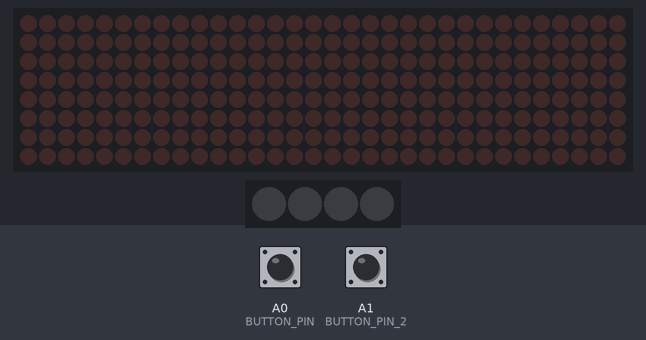
Recording of a sketch running on a simulated Arduino Uno, built with avr-gcc and run on an emulated ATmega328P. Parts: 32×8 LED matrix, 4 RGB LEDs in strip order, left to right. Inputs (shaded band) come from the test bench; at power-on: A1 (BUTTON_PIN_2) HIGH, A0 (BUTTON_PIN) HIGH.

Above: at 1.2 s.
1.3 s: A1 (BUTTON_PIN_2) pulled LOW for 0.15 s
At 1.34 s:
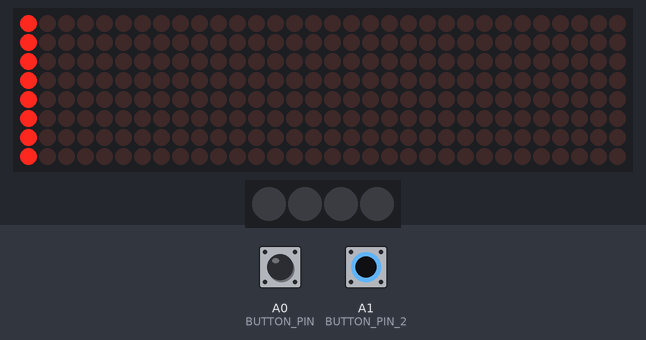
2.0 s: A0 (BUTTON_PIN) pulled LOW for 0.15 s
At 2.66 s:
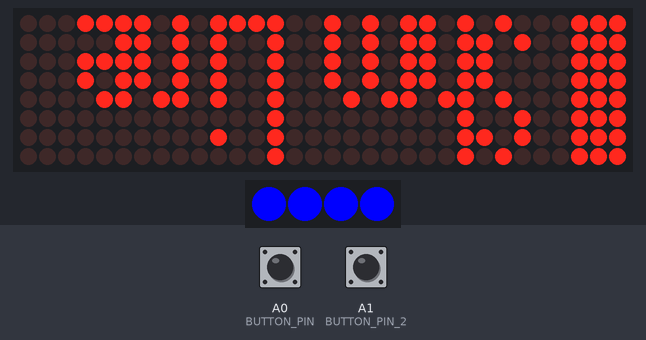
2.7 s: A0 (BUTTON_PIN) pulled LOW for 1 s
At 3.8 s:
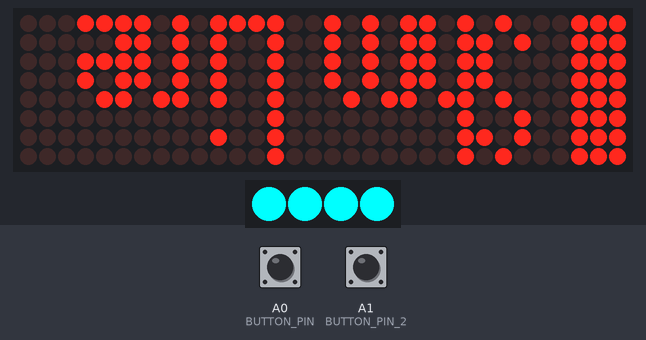
5.2 s: A0 (BUTTON_PIN) pulled LOW for 0.15 s
At 5.9 s:
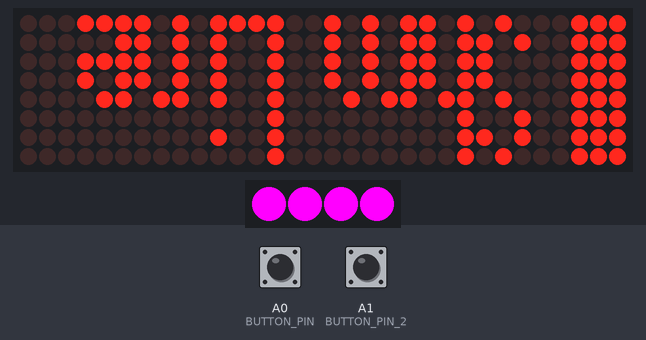
8.3 s: A0 (BUTTON_PIN) pulled LOW for 3.2 s
At 9.3 s:
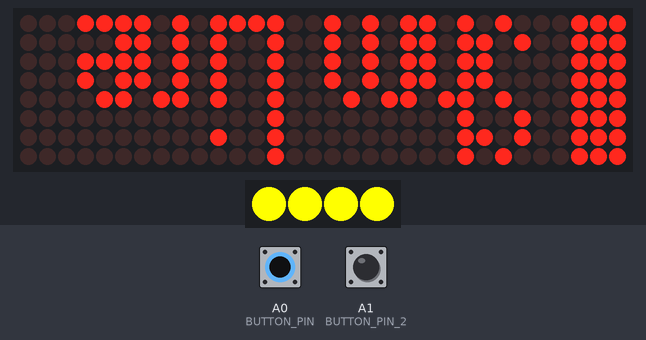
12.1 s: A0 (BUTTON_PIN) pulled LOW for 0.15 s
At 12.11 s:
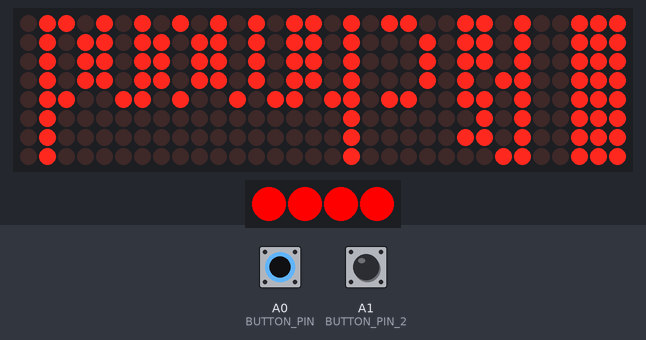
Timing chart, 0 to 16.4 s (numbered marks = the images above; inputs shaded):
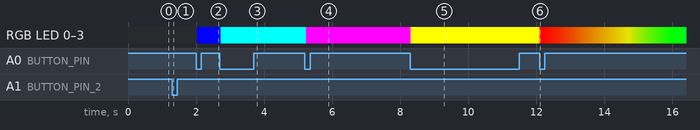

Measured:
- after the input at 1.3 s, the display: changes at once (image 1)
- after the input at 2.0 s, the display: first changes at once (image 2 shows a later state)
- after the input at 2.7 s, RGB LED 0–3: RGB(0, 0, 255) → RGB(0, 255, 255) at once
- after the input at 5.2 s, RGB LED 0–3: RGB(0, 255, 255) → RGB(255, 0, 255) at once
- after the input at 12.1 s, the display: changes at once (image 6)
- what the display in image 5 shows lasts 1.3 s, from 8.3 s to 9.6 s

The sketch:

traincode3.ino
```cpp
// The code shm used on the Arduino UNO inside their "fleet of the future" BART train costume!
//
// uses the MD_Parola library
//
// MD_MAX72XX library can be found at https://github.com/MajicDesigns/MD_MAX72XX
//

#include <MD_Parola.h>
#include <MD_MAX72xx.h>
#include <SPI.h>
#include <FastLED.h>

#define LED_PIN     A3
#define NUM_LEDS    4

CRGB leds[NUM_LEDS];

// Button
#define BUTTON_PIN  A0  // Button connected to analog pin A0
#define DEBOUNCE_DELAY 50  // 50 milliseconds debounce delay

#define BUTTON_PIN_2 A1  // Second button connected to analog pin A1
bool signOn = false;  // Variable to track whether the sign is on or off


// Define states for LED modes
enum LedMode { WHITE, BLUE, CYAN, MAGENTA, YELLOW, RAINBOW, DIM_WHITE, OFF };
LedMode currentMode = OFF;  // Start with LEDs off

unsigned long lastDebounceTime = 0;  // Timestamp for debouncing
int lastButtonState1 = HIGH;  // Last state of first button
int lastButtonState2 = HIGH;  // Last state of second button

// Define the number of devices in the chain and the hardware interface
#define HARDWARE_TYPE MD_MAX72XX::FC16_HW
#define MAX_DEVICES 4
#define CLK_PIN 13
#define DATA_PIN 11
#define CS_PIN 10  // Chip select for the single sign

// Initialize the Parola object
MD_Parola P = MD_Parola(HARDWARE_TYPE, DATA_PIN, CLK_PIN, CS_PIN, MAX_DEVICES);

#define PAUSE_TIME 7000
const uint8_t SCROLL_SPEED = 1;  // text speed

MD_MAX72XX::fontType_t trainfont[] PROGMEM =
{
  0, 	// 0
	0, 	// 1
	0, 	// 2
	0, 	// 3
	0, 	// 4
	0, 	// 5
	0, 	// 6
	0, 	// 7
	0, 	// 8
	0, 	// 9
	0, 	// 10
	0, 	// 11
	0, 	// 12
	0, 	// 13
	0, 	// 14
	0, 	// 15
	0, 	// 16
	0, 	// 17
	0, 	// 18
	0, 	// 19
	0, 	// 20
	0, 	// 21
	0, 	// 22
	0, 	// 23
	0, 	// 24
	0, 	// 25
	0, 	// 26
	0, 	// 27
	0, 	// 28
	0, 	// 29
	0, 	// 30
	0, 	// 31
	1, 0, 	// 32
	0, 	// 33
	0, 	// 34
	0, 	// 35
	0, 	// 36
	0, 	// 37
	0, 	// 38
	0, 	// 39
	0, 	// 40
	0, 	// 41
	0, 	// 42
	0, 	// 43
	0, 	// 44
	0, 	// 45
	0, 	// 46
	4, 192, 48, 12, 3, 	// 47
	0, 	// 48
	0, 	// 49
	0, 	// 50
	0, 	// 51
	0, 	// 52
	0, 	// 53
	0, 	// 54
	0, 	// 55
	0, 	// 56
	0, 	// 57
	0, 	// 58
	0, 	// 59
	0, 	// 60
	0, 	// 61
	0, 	// 62
	0, 	// 63
	0, 	// 64
	0, 	// 65
	0, 	// 66
	0, 	// 67
	0, 	// 68
	0, 	// 69
	3, 255, 9, 9, 	// 70
	0, 	// 71
	0, 	// 72
	0, 	// 73
	0, 	// 74
	0, 	// 75
	3, 255, 128, 128, 	// 76 L
	5, 255, 1, 254, 1, 254, 	// 77
	0, 	// 78
	3, 126, 129, 126, 	// 79
	0, 	// 80
	0, 	// 81
	3, 255, 17, 238, 	// 82 ||| R
	3, 70, 137, 114, 	// 83
	0, 	// 84
	0, 	// 85
	0, 	// 86
	0, 	// 87
	0, 	// 88
	0, 	// 89
	0, 	// 90
	4, 255, 255, 255, 0, 	// 91
	8, 0, 0, 0, 0, 0, 0, 0, 0, 	// 92
	0, 	// 93
	0, 	// 94
	8, 0, 0, 0, 0, 0, 0, 0, 0, 	// 95
	0, 	// 96
	3, 232, 168, 248, 	// 97
	3, 255, 136, 240, 	// 98
	4, 112, 136, 136, 0, 	// 99
	3, 112, 136, 255, 	// 100 d
	3, 248, 168, 176, 	// 101 e
	0, 	// 102
	0, 	// 103
	3, 255, 8, 240, 	// 104
	2, 250, 0, 	// 105
	0, 	// 106
	0, 	// 107
	2, 255, 0, 	// 108
	5, 248, 8, 240, 8, 240, 	// 109
	3, 248, 8, 240, 	// 110
	3, 112, 136, 112, 	// 111
	0, 	// 112
	0, 	// 113
	3, 248, 8, 16, 	// 114
	0, 	// 115
	0, 	// 116
	0, 	// 117
	0, 	// 118
	0, 	// 119
	0, 	// 120
	0, 	// 121
	0, 	// 122
	0, 	// 123
	0, 	// 124
	0, 	// 125
	0, 	// 126
	0, 	// 127
	0, 	// 128
	0, 	// 129
	0, 	// 130
	0, 	// 131
	0, 	// 132
	0, 	// 133
	0, 	// 134
	0, 	// 135
	0, 	// 136
	0, 	// 137
	0, 	// 138
	0, 	// 139
	0, 	// 140
	0, 	// 141
	0, 	// 142
	0, 	// 143
	0, 	// 144
	0, 	// 145
	0, 	// 146
	0, 	// 147
	0, 	// 148
	0, 	// 149
	0, 	// 150
	0, 	// 151
	0, 	// 152
	0, 	// 153
	0, 	// 154
	0, 	// 155
	0, 	// 156
	0, 	// 157
	0, 	// 158
	0, 	// 159
	0, 	// 160
	0, 	// 161
	0, 	// 162
	0, 	// 163
	0, 	// 164
	0, 	// 165
	0, 	// 166
	0, 	// 167
	0, 	// 168
	0, 	// 169
	0, 	// 170
	0, 	// 171
	0, 	// 172
	0, 	// 173
	0, 	// 174
	0, 	// 175
	0, 	// 176
	0, 	// 177
	0, 	// 178
	0, 	// 179
	0, 	// 180
	0, 	// 181
	0, 	// 182
	0, 	// 183
	0, 	// 184
	0, 	// 185
	0, 	// 186
	0, 	// 187
	0, 	// 188
	0, 	// 189
	0, 	// 190
	0, 	// 191
	0, 	// 192
	0, 	// 193
	0, 	// 194
	0, 	// 195
	0, 	// 196
	0, 	// 197
	0, 	// 198
	0, 	// 199
	0, 	// 200
	0, 	// 201
	0, 	// 202
	0, 	// 203
	0, 	// 204
	0, 	// 205
	0, 	// 206
	0, 	// 207
	0, 	// 208
	0, 	// 209
	0, 	// 210
	0, 	// 211
	0, 	// 212
	0, 	// 213
	0, 	// 214
	0, 	// 215
	0, 	// 216
	0, 	// 217
	0, 	// 218
	0, 	// 219
	0, 	// 220
	0, 	// 221
	0, 	// 222
	0, 	// 223
	0, 	// 224
	0, 	// 225
	0, 	// 226
	0, 	// 227
	0, 	// 228
	0, 	// 229
	0, 	// 230
	0, 	// 231
	0, 	// 232
	0, 	// 233
	0, 	// 234
	0, 	// 235
	0, 	// 236
	0, 	// 237
	0, 	// 238
	0, 	// 239
	0, 	// 240
	0, 	// 241
	0, 	// 242
	0, 	// 243
	0, 	// 244
	0, 	// 245
	0, 	// 246
	0, 	// 247
	0, 	// 248
	0, 	// 249
	0, 	// 250
	0, 	// 251
	0, 	// 252
	0, 	// 253
	0, 	// 254
	0, 	// 255
};

// Turn on debug statements to the serial output
#define DEBUG 0

#if DEBUG
#define PRINT(s, x) \
  { \
    Serial.print(F(s)); \
    Serial.print(x); \
  }
#define PRINTS(x) Serial.print(F(x))
#define PRINTX(x) Serial.println(x, HEX)
#else
#define PRINT(s, x)
#define PRINTS(x)
#define PRINTX(x)
#endif

const uint8_t Sq[] = { 8, 255, 255, 255, 255, 255, 255, 255, 255 };  // Square

// Global variables
typedef struct
{
  const char *msg;  // message to display
} msgDef_t;

msgDef_t M[] = {
  { "[ Shm  Line" },
  { "[ Richmond" },
  { "[  S F O "},
};
#define MAX_STRINGS (sizeof(M) / sizeof(M[0]))

void setup(void) {
  FastLED.addLeds<WS2812, LED_PIN, GRB>(leds, NUM_LEDS);
  pinMode(BUTTON_PIN, INPUT_PULLUP);  // Enable internal pull-up resistor for button 1
  pinMode(BUTTON_PIN_2, INPUT_PULLUP);  // Enable internal pull-up resistor for button 2

  Serial.begin(57600);

  // Initialize the sign
  P.begin();
  P.setIntensity(0);
  P.setCharSpacing(0);
  P.setFont(trainfont);  // Custom font for the sign

  // Set initial text for the sign
  P.displayText(M[0].msg, PA_RIGHT, SCROLL_SPEED, PAUSE_TIME, PA_SCROLL_RIGHT, PA_SCROLL_RIGHT);
  // Apply the flip effects to the zone
  P.setZoneEffect(0, true, PA_FLIP_LR);  // Flip left-right
  P.setZoneEffect(0, true, PA_FLIP_UD);  // Flip upside-down
}

void loop(void) {
  // Handle button press and LED mode toggle
  int reading = digitalRead(BUTTON_PIN);  // Read the button state
  if (reading == LOW) {  // Button pressed (reads low with INPUT_PULLUP)
    if ((millis() - lastDebounceTime) > DEBOUNCE_DELAY) {
      if (lastButtonState1 == HIGH) {  // Button just pressed
        currentMode = static_cast<LedMode>((currentMode + 1) % 7);  // Cycle through modes
        lastDebounceTime = millis();  // Reset debounce timer
      }
    }
    lastButtonState1 = LOW;  // Button is pressed
  } else {
    lastButtonState1 = HIGH;  // Button is released
  }

  // Handle button press for turning the signs on/off
  int reading2 = digitalRead(BUTTON_PIN_2);  // Read the second button state (BUTTON_PIN_2 should be defined)
  static int lastButtonState2 = HIGH;  // State of second button
  if (reading2 == LOW) {  // Button pressed (reads low with INPUT_PULLUP)
    if ((millis() - lastDebounceTime) > DEBOUNCE_DELAY) {
      if (lastButtonState2 == HIGH) {  // Button just pressed
        signOn = !signOn;  // Toggle the Parola signs on/off
        if (!signOn) {
          P.displayClear();  // Clear the first sign
          //P2.displayClear();  // Clear the second sign
        }
        lastDebounceTime = millis();  // Reset debounce timer
      }
    }
    lastButtonState2 = LOW;  // Button is pressed
  } else {
    lastButtonState2 = HIGH;  // Button is released
  }

    // Only animate the sign if signOn is true
  if (signOn) {
    static uint8_t n = 1;
    if (P.displayAnimate()) {
      P.setTextBuffer(M[n].msg);
      P.displayReset();
      n = (n + 1) % MAX_STRINGS;
    }
  }

  // Control LEDs based on the current mode
  switch (currentMode) {
    case WHITE:
      setSolidColor(CRGB::White);
      break;
    case BLUE:
      setSolidColor(CRGB::Blue);
      break;
    case CYAN:
      setSolidColor(CRGB::Cyan);
      break;
    case MAGENTA:
      setSolidColor(CRGB::Magenta);
      break;
    case YELLOW:
      setSolidColor(CRGB::Yellow);
      break;
    case RAINBOW:
      rainbowMode();
      break;
    case OFF:
      setSolidColor(CRGB::Black);  // Turn off LEDs
      break;
    default:
      // Default case: turn off LEDs if the mode is unrecognized
      setSolidColor(CRGB::Black);
      break;
  }
    // case DIM_WHITE:
    //   CRGB dimWhite = CRGB::White;  // Create a copy of CRGB::White
    //   dimWhite.nscale8(50);  // Scale the brightness to 50%
    //   setSolidColor(dimWhite);  // Set the dimmed color
    //   break;
  //}

  FastLED.show();  // Update the LED state
  delay(40);  // Slight delay for smooth transitions
}

void setSolidColor(CRGB color) {
  for (int i = 0; i < NUM_LEDS; i++) {
    leds[i] = color;
  }
}

void rainbowMode() {
  static uint8_t hue = 0;  // Start at hue 0 (red)

  // Set all LEDs to the same hue, which will change over time
  fill_solid(leds, NUM_LEDS, CHSV(hue, 255, 255));  // All LEDs same color

  hue++;  // Increment hue for smooth color transition across the rainbow
}
```
